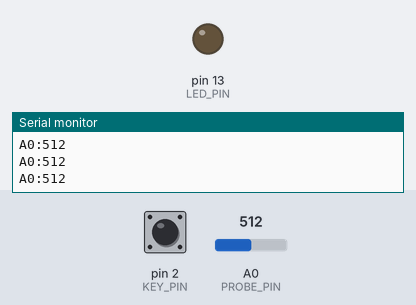
The sketch below on a simulated Arduino Uno, built with avr-gcc and run on an emulated ATmega328P. Parts: output pins drawn as LEDs (lit = HIGH), the last lines printed to the serial monitor. The test bench sets the inputs (shaded band); at power-on: pin 2 (KEY_PIN) HIGH, A0 (PROBE_PIN) = 512.

Above: at 1.2 s.
1.3 s: pin 2 (KEY_PIN) pulled LOW for 0.15 s
At 1.37 s:
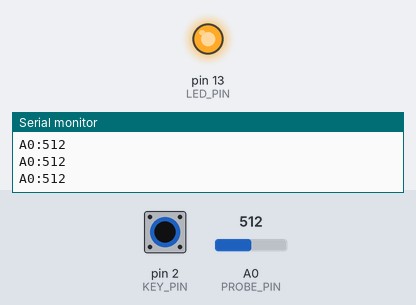
2.9 s: pin 2 (KEY_PIN) pulled LOW for 3.2 s
At 7.1 s:
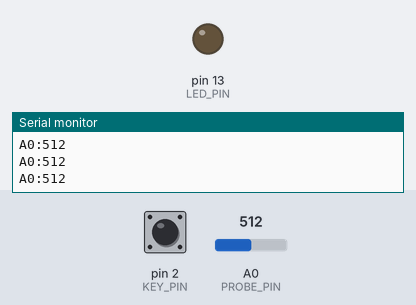
Timing chart, 0 to 8.6 s (numbered marks = the images above; inputs shaded):
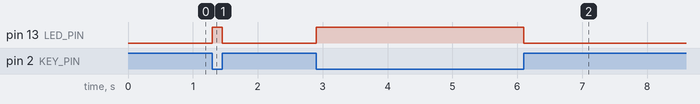

The sketch:

one_uno_template.ino
```cpp
/*
  ONE-UNO STARTER TEMPLATE
  ------------------------
  Hardware: 1 Arduino Uno + male-male jumper wires. Nothing else.

  Project ideas:
    - Morse code messenger: type in the Serial Monitor, the LED blinks it.
    - Conductivity tester:  jumpers in A0 and GND are probes. Touch them to
                            things; a LOW A0 reading means it conducts well.
    - Ghost detector:       a loose jumper in A0 is an antenna. Wave your hand
                            near it and watch Tools > Serial Plotter.

  Pins this template sets up:
    - LED:   the built-in L LED (pin 13)
    - Key:   jumper in pin 2, tap the free end into any GND hole
    - Probe: jumper in A0

  As-is, this sketch is a self-test: the LED lights while the key touches
  GND, and the A0 reading prints 4 times a second (Serial Monitor at 9600).

  Using Claude? Paste this file in and say: "I have an Arduino Uno and
  jumper wires only. Starting from this template, build a ..."
*/

const int LED_PIN   = LED_BUILTIN;   // pin 13
const int KEY_PIN   = 2;
const int PROBE_PIN = A0;

// True while the key jumper is touching GND.
bool keyDown() {
  return digitalRead(KEY_PIN) == LOW;
}

// Turn the LED on for `ms` milliseconds, then off.
void blinkFor(int ms) {
  digitalWrite(LED_PIN, HIGH);
  delay(ms);
  digitalWrite(LED_PIN, LOW);
}

// Read A0 (0 to 1023).
//   pullUp = true  -> conductivity tester (good conductors read low)
//   pullUp = false -> ghost detector (the pin floats and picks up noise)
int readProbe(bool pullUp) {
  pinMode(PROBE_PIN, pullUp ? INPUT_PULLUP : INPUT);
  return analogRead(PROBE_PIN);
}

void setup() {
  pinMode(LED_PIN, OUTPUT);
  pinMode(KEY_PIN, INPUT_PULLUP);
  Serial.begin(9600);
  Serial.println(F("One-Uno template running. Tap pin 2's jumper into GND to test the key."));
}

void loop() {
  // ---- Self-test demo: replace everything below with your project ----
  digitalWrite(LED_PIN, keyDown() ? HIGH : LOW);

  static unsigned long lastPrint = 0;
  if (millis() - lastPrint >= 250) {
    lastPrint = millis();
    Serial.print(F("A0:"));                 // "label:value" works in the Serial Plotter
    Serial.println(readProbe(false));
  }
}
```

Measured:
- after the input at 1.3 s, pin 13 (LED_PIN): LOW → HIGH at once, → LOW 0.15 s later
- after the input at 2.9 s, pin 13 (LED_PIN): LOW → HIGH at once, → LOW 3.2 s later
